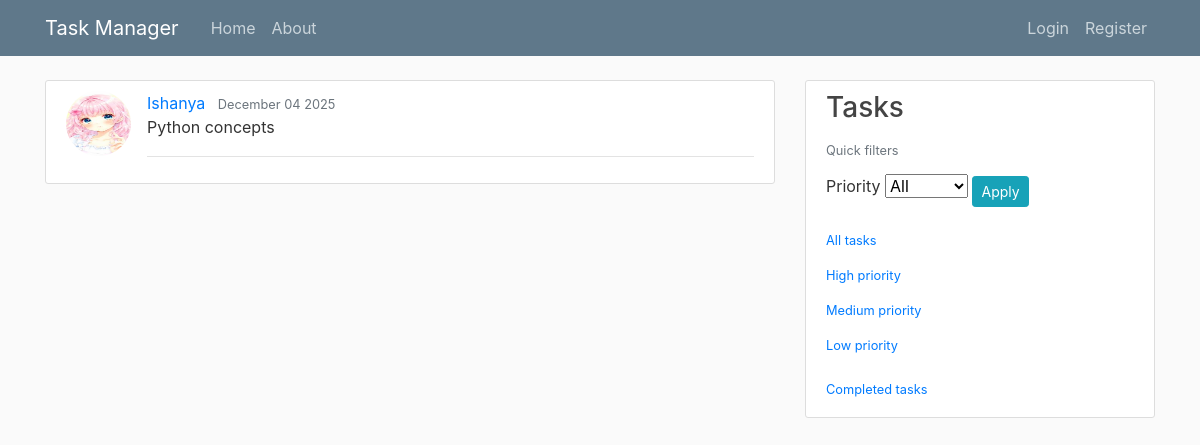
Screenshot of /task/4 with the database file from the repository.
### task/models.py (models this page shows, shortened)
class Task(models.Model):
    PRIORITY_CHOICES = [
        ('L', 'Low'),
        ('M', 'Medium'),
        ('H', 'High'),
    ]
    owner=models.ForeignKey(User,on_delete=models.CASCADE)
    title=models.CharField(max_length=200)
    description=models.TextField()
    is_completed=models.BooleanField(default=False)
    created_at = models.DateTimeField(default=timezone.now)
    priority = models.CharField(
        max_length=1,
        choices=PRIORITY_CHOICES,
        default='L',
    )

### users/models.py (models this page shows, shortened)
class Profile(models.Model):
    user = models.OneToOneField(User, on_delete=models.CASCADE)
    image = models.ImageField(default='users/default.jpg', upload_to='profile_pics')

### task/views.py (the view)
# urls.py: path('task/<int:pk>',TodoDetailView.as_view(),name="task-detail"),
class TodoDetailView(DetailView):
    model=Task

### task/templates/task/task_detail.html (shortened to what this page needs)
{% extends "task/base.html" %}
{% block content %}
<article class="media content-section">
    <img class="rounded-circle article-img" src="{{ object.owner.profile.image.url }}">
  <div class="media-body">
    <div class="article-metadata">
      <a class="mr-2" href="#">{{ object.owner }}</a>
      <small class="text-muted">{{ object.created_at|date:" F d Y" }}</small>
    <p class="article-content">{{ task.description }}</p>
    </div>
  </div>
</article>
{% endblock content %}

### task/static/task/main.css (style rules this page uses)
body { background: #fafafa; color: #333333; margin-top: 5rem; }
.content-section { background: #ffffff; padding: 10px 20px; border: 1px solid #dddddd; border-radius: 3px; margin-bottom: 20px; }
.article-content { white-space: pre-line; }
.article-img { height: 65px; width: 65px; margin-right: 16px; }
.article-metadata { padding-bottom: 1px; margin-bottom: 4px; border-bottom: 1px solid #e3e3e3 }

### rows the page displays
Task: owner.profile.image (placeholder picture), owner "Ishanya", created_at "December 04 2025", description "Python concepts"
